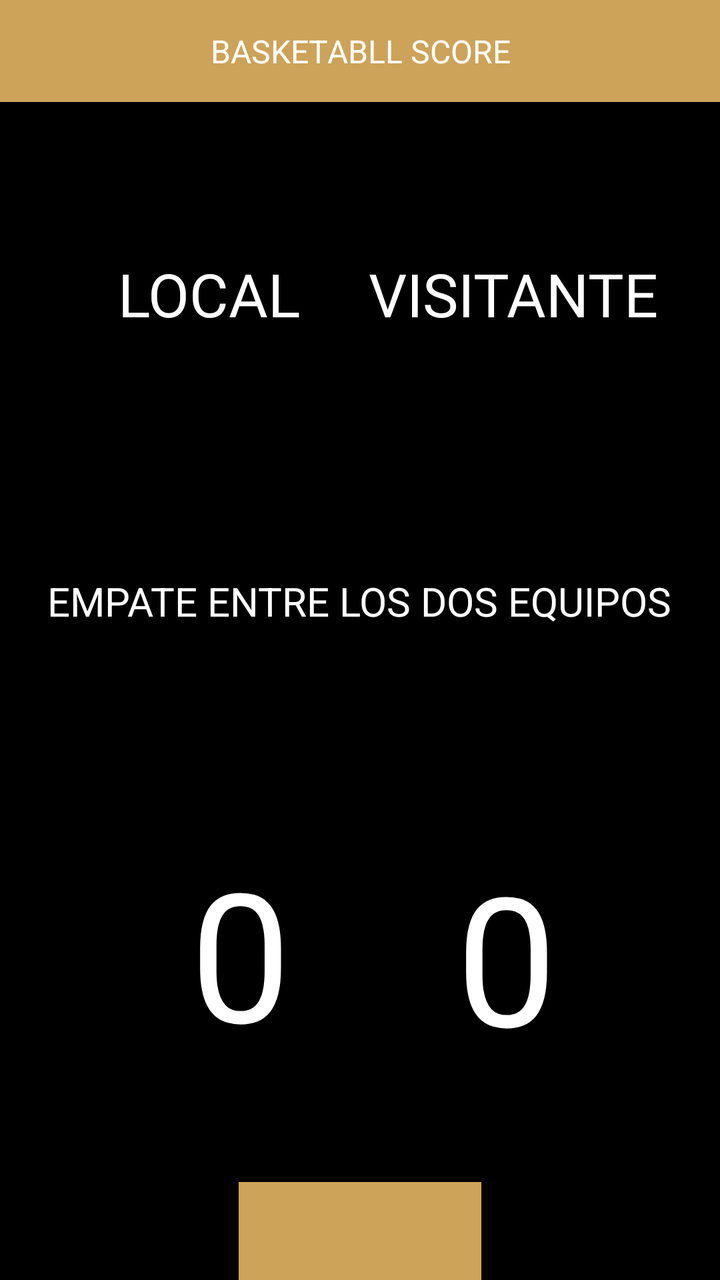
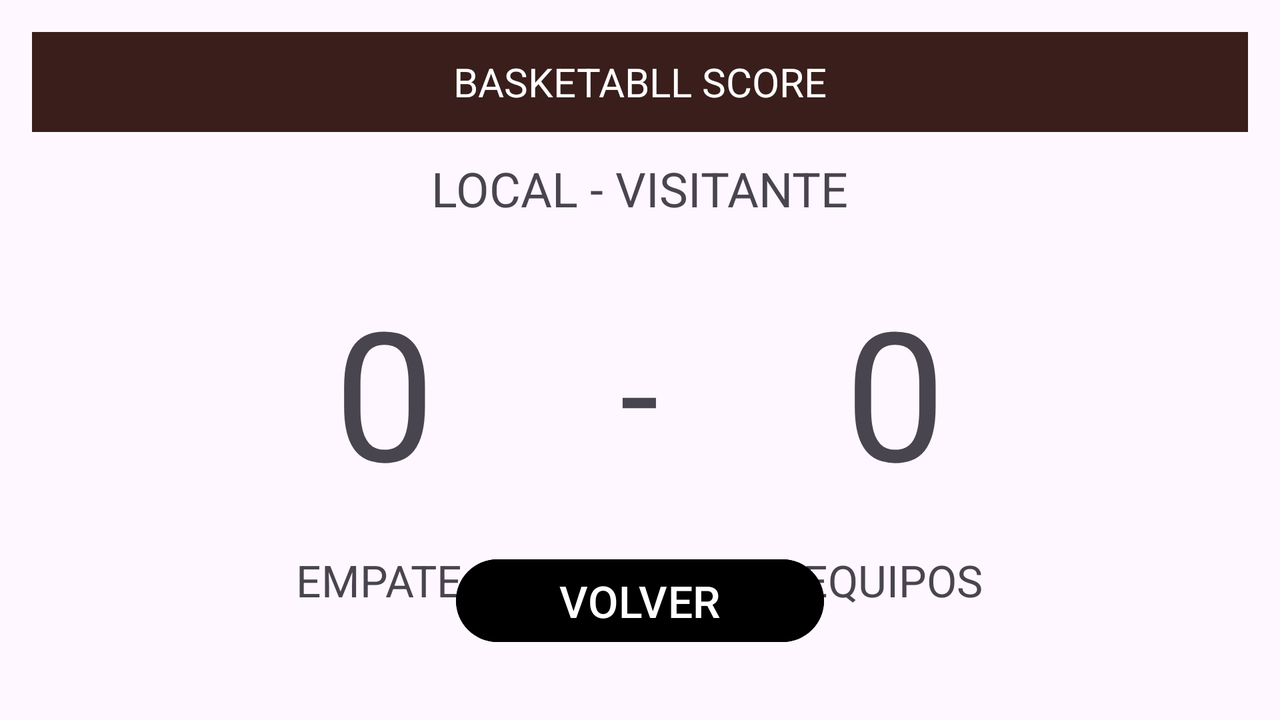

One screen, two layout resources from the same app: the default and the repository's alternative for another configuration. Each is rendered where Android would select it; the XML of both is given below.
<!-- AndroidManifest.xml: application theme Theme.BasketballScoreApp -->
<!-- res/layout/activity_resultado.xml -->
<?xml version="1.0" encoding="utf-8"?>
<layout xmlns:android="http://schemas.android.com/apk/res/android"
    xmlns:app="http://schemas.android.com/apk/res-auto"
    xmlns:tools="http://schemas.android.com/tools"
    android:orientation="horizontal">

    <data>

    </data>

    <RelativeLayout
        android:id="@+id/main"
        android:layout_width="match_parent"
        android:layout_height="match_parent"
        tools:context=".MainActivity"
        android:background="@color/black">

        <TextView
            android:id="@+id/textView"
            android:layout_width="match_parent"
            android:layout_height="51dp"
            android:layout_centerHorizontal="true"
            android:background="#CCA359"
            android:text="@string/basketabll_score"
            android:textColor="@color/white"
            android:visibility="visible"
            android:textSize="16sp"
            android:gravity="center"
            tools:context=".MainActivity"/>

        <TextView
            android:id="@+id/Local"
            android:layout_width="201dp"
            android:layout_height="100dp"
            android:layout_below="@+id/textView"
            android:layout_alignParentStart="true"
            android:layout_marginStart="4dp"
            android:layout_marginTop="46dp"
            android:gravity="center"
            android:text="LOCAL"
            android:textColor="@color/white"
            android:textSize="30sp"
            tools:context=".MainActivity" />

        <TextView
            android:id="@+id/Visitante"
            android:layout_width="201dp"
            android:layout_height="100dp"
            android:layout_below="@+id/textView"
            android:layout_alignParentEnd="true"
            android:layout_marginTop="46dp"
            android:layout_marginEnd="3dp"
            android:gravity="center"
            android:text="VISITANTE"
            android:textColor="@color/white"
            android:textSize="30sp"
            tools:context=".MainActivity" />

        <TextView
            android:id="@+id/resultadoLocal"
            android:layout_width="122dp"
            android:layout_height="130dp"
            android:layout_below="@+id/Local"
            android:layout_alignParentStart="true"
            android:layout_marginStart="59dp"
            android:layout_marginTop="214dp"
            android:gravity="center"
            android:text="0"
            android:textSize="90sp"
            android:textColor="@color/white"
            tools:context=".MainActivity" />

        <TextView
            android:id="@+id/resultadoVisitante"
            android:layout_width="106dp"
            android:layout_height="132dp"
            android:layout_below="@+id/Local"
            android:layout_alignParentEnd="true"
            android:layout_marginTop="215dp"
            android:layout_marginEnd="54dp"
            android:gravity="center"
            android:text="0"
            android:textSize="90sp"
            android:textColor="@color/white"
            tools:context=".MainActivity" />

        <TextView
            android:id="@+id/textView6"
            android:layout_width="wrap_content"
            android:layout_height="wrap_content"
            android:layout_below="@+id/textView"
            android:layout_marginStart="17dp"
            android:layout_marginTop="336dp"
            android:layout_marginEnd="34dp"
            android:layout_toStartOf="@+id/resultadoVisitante"
            android:layout_toEndOf="@+id/resultadoLocal"
            android:text="-"
            android:textSize="30sp"
            android:textColor="@color/white"
            tools:context=".MainActivity" />

        <TextView
            android:id="@+id/resultado"
            android:layout_width="wrap_content"
            android:layout_height="27dp"
            android:layout_below="@+id/Local"
            android:layout_marginTop="90dp"
            android:text="EMPATE ENTRE LOS DOS EQUIPOS"
            android:textSize="20sp"
            android:textColor="@color/white"
            tools:context=".MainActivity"
            android:gravity="center"
            android:layout_centerHorizontal="true"/>

        <Button
            android:id="@+id/buttonVolver"
            android:layout_width="wrap_content"
            android:layout_height="100dp"
            android:layout_below="@+id/Local"
            android:layout_alignParentBottom="true"
            android:layout_centerHorizontal="true"
            android:layout_gravity="center"
            android:layout_marginTop="444dp"
            android:layout_marginBottom="49dp"
            android:backgroundTint="#CCA359"
            android:elevation="10dp"
            android:gravity="center"
            android:text="VOLVER"
            android:textColor="@color/black"
            android:textSize="20sp"
            tools:context=".MainActivity" />

    </RelativeLayout>
</layout>
<!-- resources referenced by this layout -->
<resources>
  <color name="black">#FF000000</color>
  <color name="white">#FFFFFFFF</color>
  <string name="basketabll_score">BASKETABLL SCORE</string>
  <style name="Theme.BasketballScoreApp" parent="Base.Theme.BasketballScoreApp" />
  <style name="Base.Theme.BasketballScoreApp" parent="Theme.Material3.DayNight.NoActionBar">
          
          
      </style>
</resources>
<!-- res/layout-land/activity_resultado.xml (the repository's variant of the layout above) -->
<!-- drawn on the phone turned sideways -->
<?xml version="1.0" encoding="utf-8"?>
<layout xmlns:android="http://schemas.android.com/apk/res/android"
    xmlns:app="http://schemas.android.com/apk/res-auto"
    xmlns:tools="http://schemas.android.com/tools">

    <RelativeLayout
        android:id="@+id/main"
        android:layout_width="match_parent"
        android:layout_height="match_parent"
        android:padding="16dp"
        tools:context=".ResultadoActivity">

        
        <TextView
            android:id="@+id/textView"
            android:layout_width="match_parent"
            android:layout_height="50dp"
            android:gravity="center"
            android:text="@string/basketabll_score"
            android:textSize="20sp"
            android:textColor="@color/white"
            android:background="#E4220500" />

        
        <TextView
            android:id="@+id/Local"
            android:layout_width="wrap_content"
            android:layout_height="wrap_content"
            android:layout_below="@id/textView"
            android:text="LOCAL - VISITANTE"
            android:textSize="24sp"
            android:gravity="center"
            android:layout_centerHorizontal="true"
            android:layout_marginTop="12dp" />

        
        <LinearLayout
            android:id="@+id/contenedorPuntos"
            android:orientation="horizontal"
            android:layout_width="match_parent"
            android:layout_height="wrap_content"
            android:layout_below="@id/Local"
            android:gravity="center"
            android:layout_marginTop="25dp"
            android:weightSum="3">

            
            <LinearLayout
                android:layout_width="0dp"
                android:layout_height="wrap_content"
                android:layout_weight="1"
                android:gravity="center"
                android:orientation="vertical">

                <TextView
                    android:id="@+id/resultadoLocal"
                    android:layout_width="wrap_content"
                    android:layout_height="wrap_content"
                    android:text="0"
                    android:textSize="90sp"
                    android:gravity="center" />
            </LinearLayout>

            
            <TextView
                android:id="@+id/textView6"
                android:layout_width="wrap_content"
                android:layout_height="wrap_content"
                android:text="-"
                android:textSize="70sp"
                android:gravity="center"
                android:layout_marginHorizontal="30dp" />

            
            <LinearLayout
                android:layout_width="0dp"
                android:layout_height="wrap_content"
                android:layout_weight="1"
                android:gravity="center"
                android:orientation="vertical">

                <TextView
                    android:id="@+id/resultadoVisitante"
                    android:layout_width="wrap_content"
                    android:layout_height="wrap_content"
                    android:text="0"
                    android:textSize="90sp"
                    android:gravity="center" />
            </LinearLayout>
        </LinearLayout>

        
        <TextView
            android:id="@+id/resultado"
            android:layout_width="wrap_content"
            android:layout_height="wrap_content"
            android:layout_below="@id/contenedorPuntos"
            android:layout_centerHorizontal="true"
            android:gravity="center"
            android:text="EMPATE ENTRE LOS DOS EQUIPOS"
            android:textSize="22sp"
            android:layout_marginTop="20dp" />

        
        <Button
            android:id="@+id/buttonVolver"
            android:layout_width="184dp"
            android:layout_height="wrap_content"
            android:layout_alignParentBottom="true"
            android:layout_marginBottom="19dp"
            android:backgroundTint="@color/black"
            android:text="VOLVER"
            android:textColor="@color/white"
            android:textSize="22sp"
            android:gravity="center"
            android:layout_centerHorizontal="true"/>

    </RelativeLayout>
</layout>
